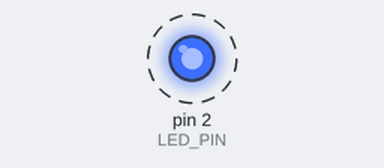
The sketch below on a simulated Arduino Uno, built with avr-gcc and run on an emulated ATmega328P. On the bench: output pins drawn as LEDs (lit = HIGH). Dashed ring = blinking. What the sketch prints to the serial monitor is not drawn.

Above: at 0.3 s.
Timing chart, 0 to 3.2 s (numbered marks = the images above):
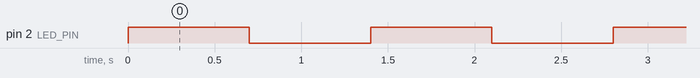

The sketch:

01_blue_led_basic.ino
```cpp
#include <Arduino.h>

const uint8_t LED_PIN = 2;

void setup() {
  pinMode(LED_PIN, OUTPUT);
  digitalWrite(LED_PIN, LOW);
  Serial.begin(115200);
  Serial.println(F("TEST 01: D2 blue LED"));
}

void loop() {
  digitalWrite(LED_PIN, HIGH);
  Serial.println(F("ON"));
  delay(700);
  digitalWrite(LED_PIN, LOW);
  Serial.println(F("OFF"));
  delay(700);
}
```

Measured:
- by itself, pin 2 (LED_PIN): alternates HIGH for 0.70 s and LOW for 0.70 s
